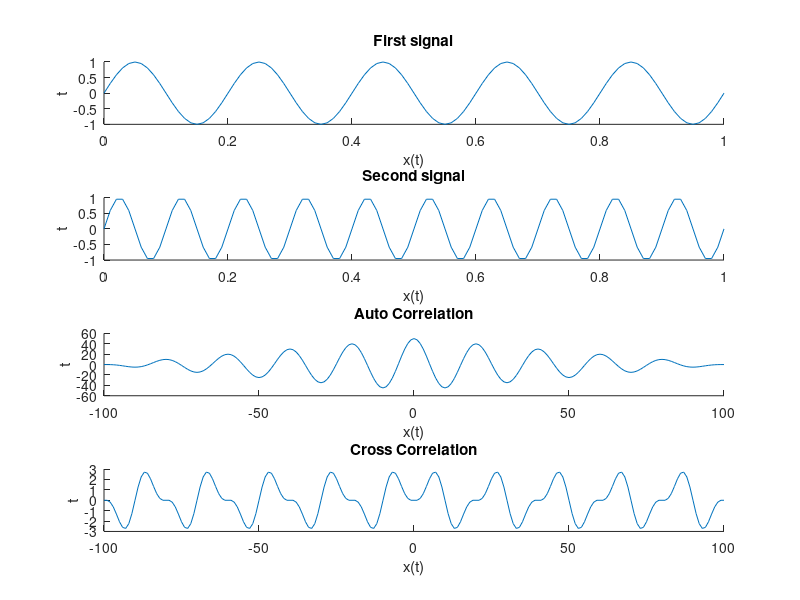

MATLAB code for this plot:
clc
close all;
f1 = 5;
f2 = 10;
t = 0 : 0.01 : 1;
x1 = sin(2 * pi * f1 * t);
x2 = sin(2 * pi * f2 * t);

%for cross correlation
h = fliplr(x2);
n1 = length(x1);
n2 = length(h);
m = n1 + n2 -1;
xn = [x1, zeros(1, n2 - 1)];
hn = [h, zeros(1, n1 - 1)];
yn = zeros(1, m);

for i = 1 : m
    for j = 1 : i
        yn(i) = yn(i) + xn(j) * hn(i - j + 1);
    end
end

%for auto correlation
H = fliplr(x1);
N1 = length(x1);
N2 = length(H);
M = N1 + N2 -1;
Xn = [x1, zeros(1, N2 - 1)];
Hn = [H, zeros(1, N1 - 1)];
Yn = zeros(1, M);

for i = 1 : M
    for j = 1 : i
        Yn(i) = Yn(i) + Xn(j) * Hn(i - j + 1);
    end
end

lag1 = -(n2 - 1) : 1 : n1 - 1;
lag2 = -(N2 - 1) : 1 : N1 - 1;

subplot(4,1,1)
hold on
plot(t, x1);
hold off
xlabel('x(t)');
ylabel('t');
title('First signal');

subplot(4, 1, 2)
hold on 
plot(t, x2);
hold off
xlabel('x(t)');
ylabel('t');
title('Second signal');

subplot(4, 1, 3)
hold on 
plot(lag2,Yn);
hold off
xlabel('x(t)');
ylabel('t');
title('Auto Correlation');

subplot(4, 1, 4)
hold on 
plot(lag1, yn);
hold off
xlabel('x(t)');
ylabel('t');
title('Cross Correlation');